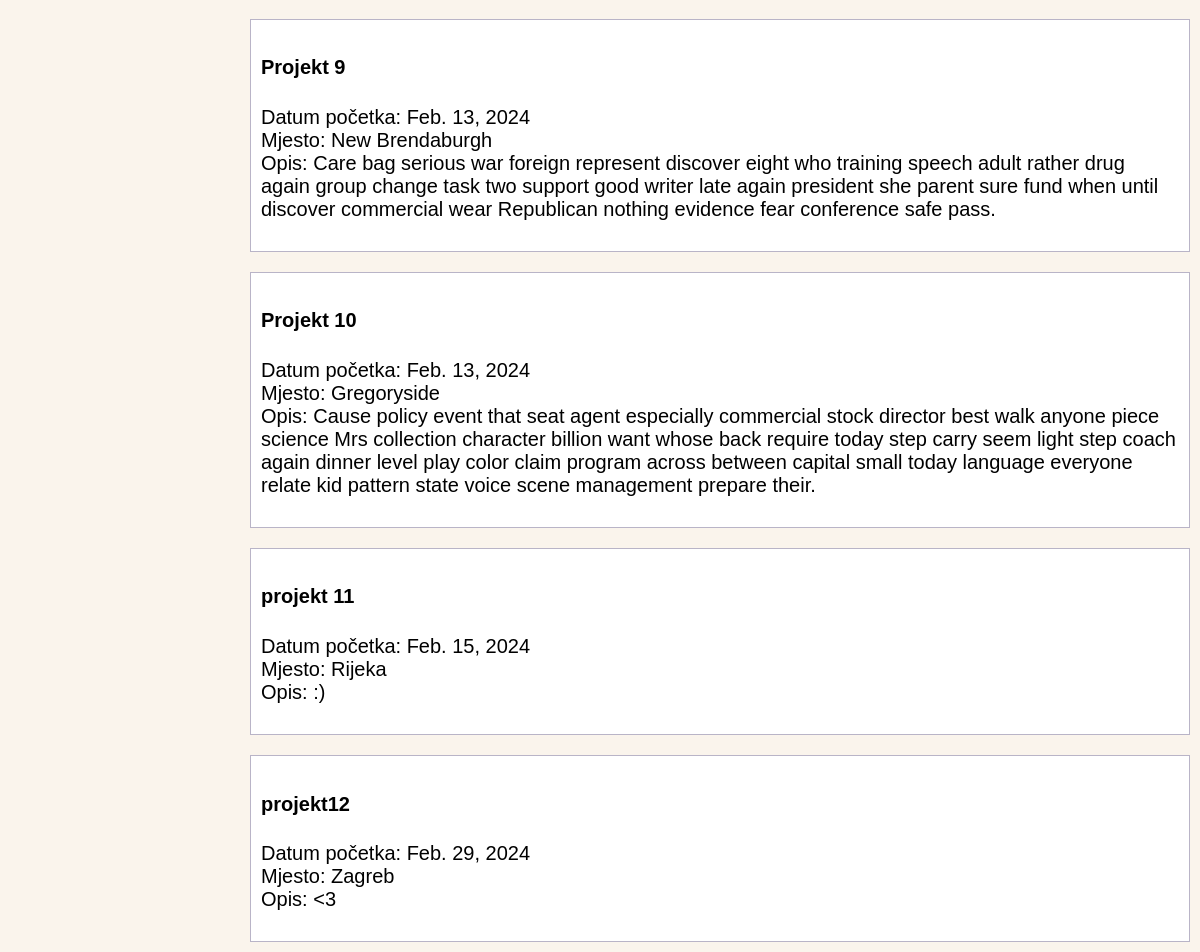
Page /projekt/ (lower part) on the earlier database version.
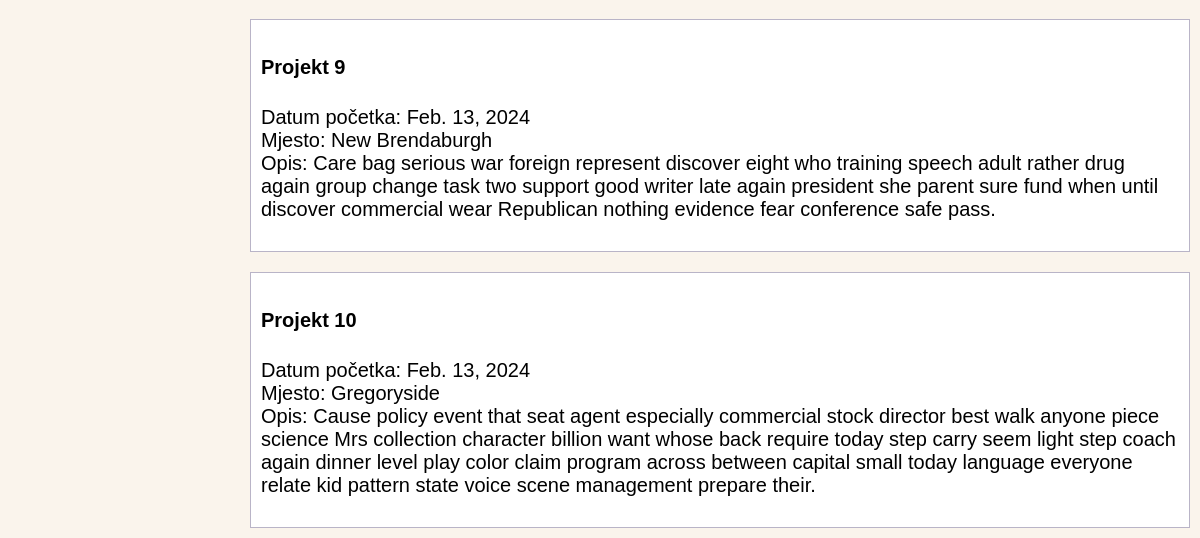
Same page on the later database version.
### main/models.py (models this page shows, shortened)
class Projekt(models.Model):
    naziv = models.CharField(max_length=30)
    datum_projekta = models.DateField()
    mjesto=models.CharField(max_length=30, default=" ")
    opis = models.TextField()

### main/views.py (the view)
# urls.py: path('projekt/', views.ProjektListView.as_view(), name='projekt'),
class ProjektListView(ListView):
    model = Projekt
    template_name ='projekti_list.html'
    context_object_name = 'projekti'

### main/templates/projekti_list.html (shortened to what this page needs)
<!DOCTYPE html>
<html lang="en">
<head>
</head>
<body>
    <div>
            {% block content %}
        <br>
        <div class="projekti-container">
            {% for projekt in projekti %}
            <div class="projekti">
                <h4>{{ projekt.naziv }}</h4>
                <p>Datum početka: {{ projekt.datum_projekta }} <br>
                Mjesto: {{ projekt.mjesto }} <br>
                Opis: {{ projekt.opis }} </p>
                </div>
            {% endfor %}
        </div>
        {% endblock %}
        </div>
</body>
</html>

Differences in the rows shown:
removed Projekt: naziv "projekt 11", datum_projekta "Feb. 15, 2024", mjesto "Rijeka", opis ":)"
removed Projekt: naziv "projekt12", datum_projekta "Feb. 29, 2024", mjesto "Zagreb", opis "<3"
